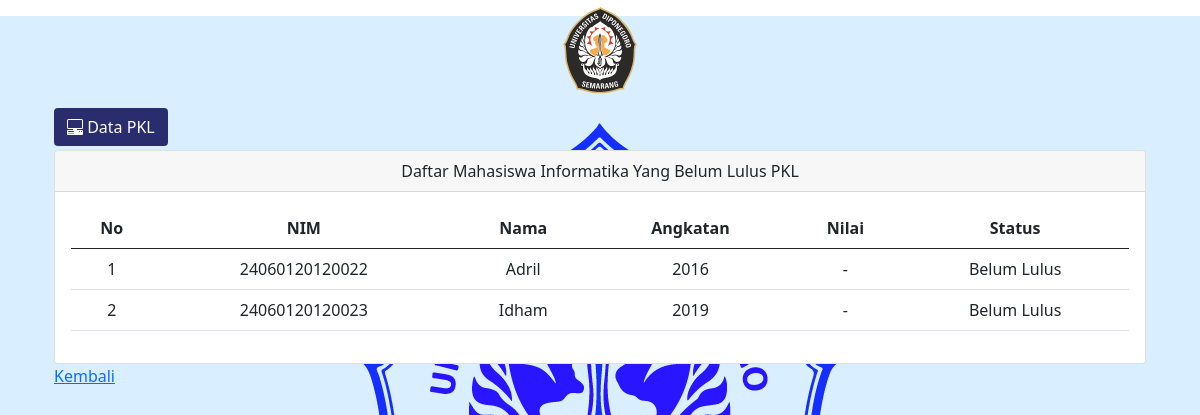
The page /Dosen/data_mhs_blm_lulus_pkl.php (signed in) on the database its author committed.
### tables this page shows
CREATE TABLE `mahasiswa` (
  `NIM` bigint(200) NOT NULL,
  `nama_mhs` varchar(50) NOT NULL,
  `no_hp_mhs` varchar(15) NOT NULL,
  `angkatan` varchar(4) NOT NULL,
  `jalur_masuk` varchar(10) NOT NULL,
  `email_mhs` varchar(50) NOT NULL,
  `password_mhs` varchar(20) NOT NULL,
  `alamat_mhs` varchar(100) NOT NULL,
  `status_mhs` varchar(15) NOT NULL,
  `foto_profil` varchar(100) NOT NULL
);

CREATE TABLE `pkl` (
  `nim_mhs` varchar(20) NOT NULL,
  `status_pkl` varchar(20) NOT NULL,
  `nilai_pkl` varchar(1) NOT NULL,
  `ba_pkl` varchar(102) NOT NULL
);

### Dosen/data_mhs_blm_lulus_pkl.php (the view, shortened to what this page needs)
<?php
require '../db_connect.php';
$result = mysqli_query($koneksi, "SELECT mahasiswa.NIM, mahasiswa.nama_mhs, mahasiswa.angkatan, pkl.nilai_pkl, pkl.status_pkl
FROM mahasiswa INNER JOIN pkl ON mahasiswa.NIM = pkl.nim_mhs WHERE pkl.status_pkl = 'Belum Lulus' ORDER BY mahasiswa.angkatan");
?>
<!DOCTYPE html>
<html lang="en">
<head>
    <link href="https://cdn.jsdelivr.net/npm/bootstrap@5.2.2/dist/css/bootstrap.min.css" rel="stylesheet">
    <link rel="stylesheet" href="https://stackpath.bootstrapcdn.com/bootstrap/5.0.0-alpha2/css/bootstrap.min.css">
</head>
<body>
    <div class="foto text-center">
        <img src="logoundip.png" alt="" class=" logo" width="100px">
    </div>
    <section class="p-1 my-container ">
        <div class="container m-p-0">
            <button class="btn my-1 font-weight-bold" id="menu-btn"> Data PKL
            </button>
            <div class="card ">
                <div class="card-header text-center font-weight-bold">Daftar Mahasiswa Informatika Yang Belum Lulus PKL</div>
                <div class="card-body">
                    <table class="table text-center">
                    <thead>
                            <tr>
                                <th scope="col">No</th>
                                <th scope="col">NIM</th>
                                <th scope="col">Nama</th>
                                <th scope="col">Angkatan</th>
                                <th scope="col">Nilai</th>
                                <th scope="col">Status</th>
                            </tr>
                        </thead>
                        <tbody>
                            <?php
                            $i = 1;
                            while ($row = $result->fetch_object()) {
                                echo '<tr>';
                                echo '<td>' . $i . '</td>';
                                echo '<td>' . $row->NIM . '</td>';
                                echo '<td>' . $row->nama_mhs . '</td>';
                                echo '<td>' . $row->angkatan . '</td>';
                                echo '<td>' . $row->nilai_pkl . '</td>';
                                echo '<td>' . $row->status_pkl . '</td>';
                                echo '</tr>';
                                $i++;
                            }
                            ?>
                        </tbody>
                    </table>
                </div>
            </div>
            <a href="datapkl.php">Kembali</a>
        </div>
    </section>
</body>
</html>

### Dosen/data_mhs_blm_lulus_pkl.php (style rules this page uses)
* { margin: 0; }
body { min-height: 100vh; background-image: url('dips.jpg'); background-repeat: no-repeat; background-attachment: fixed; background-position: center; }
.my-container { transition: 0.4s; }
#menu-btn { background-color: #292C6D; color: #fff; }

### rows shown on the page
mahasiswa: NIM "24060120120022", nama_mhs "Adril", angkatan "2016", pkl.nilai_pkl "-", pkl.status_pkl "Belum Lulus"
mahasiswa: NIM "24060120120023", nama_mhs "Idham", angkatan "2019", pkl.nilai_pkl "-", pkl.status_pkl "Belum Lulus"
